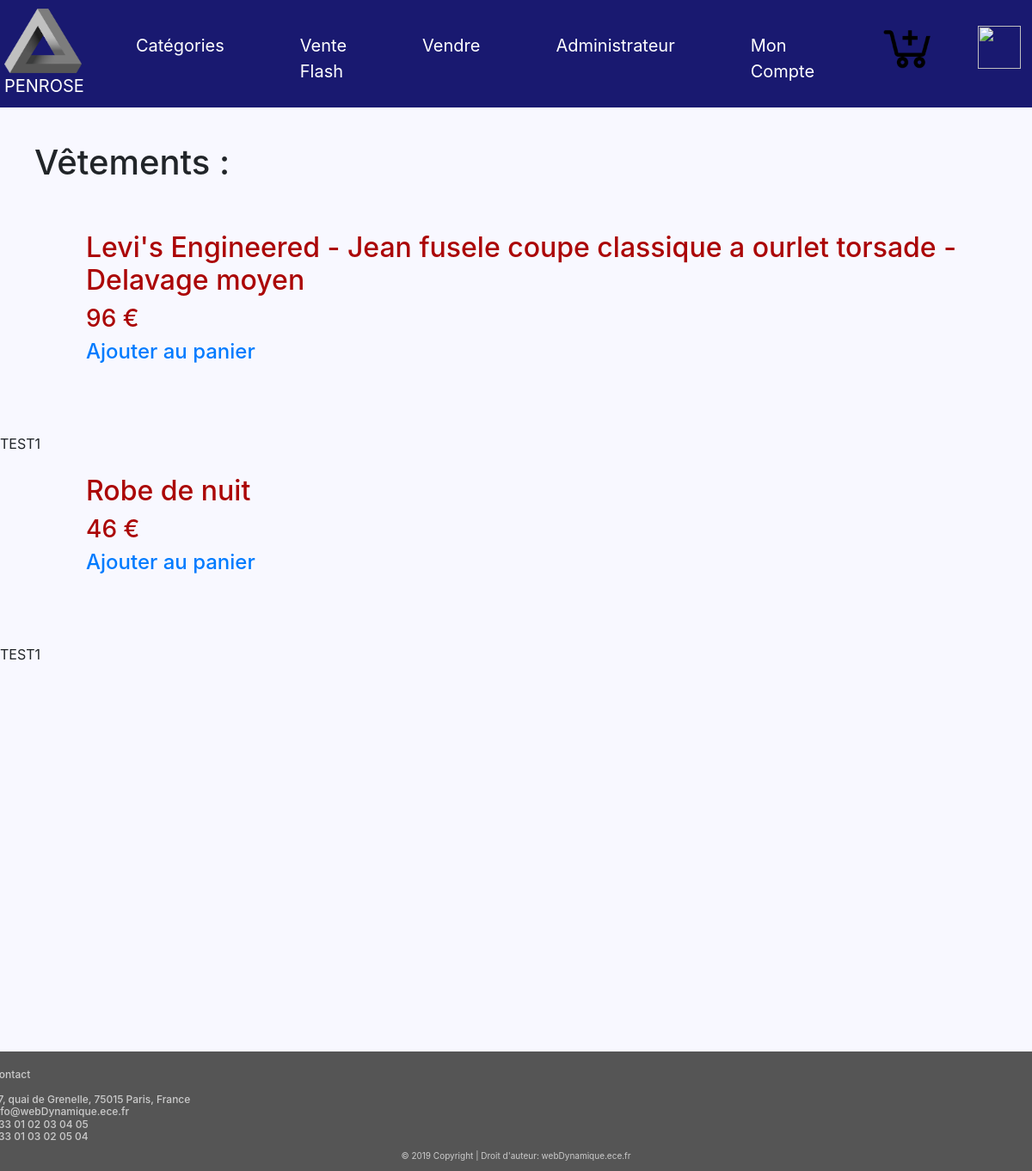
/liste_vetements_fiche.php, run on an earlier commit of the app's database.
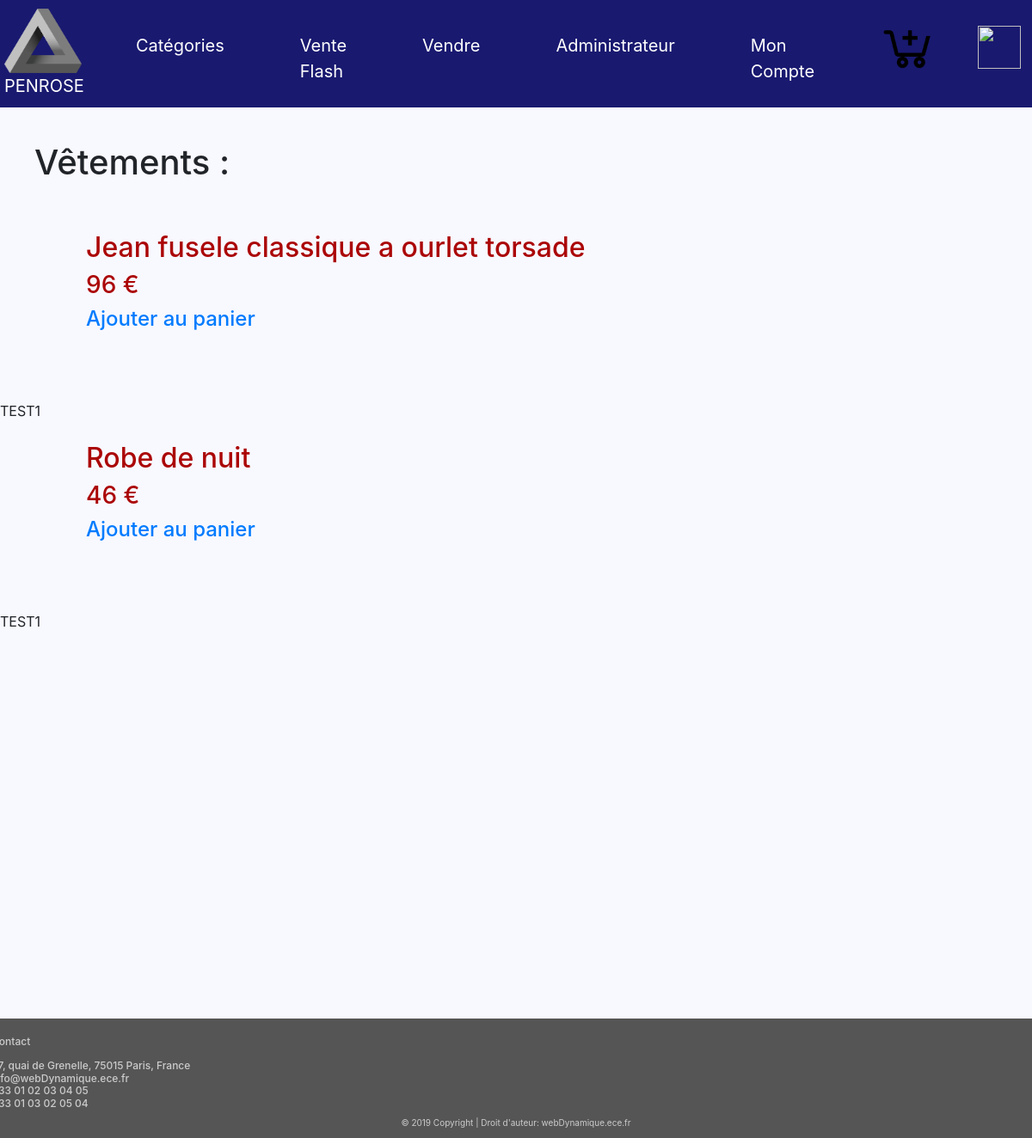
And on a later commit of the database.
### tables this page shows
CREATE TABLE IF NOT EXISTS `items` (
  `ID` int(50) NOT NULL AUTO_INCREMENT,
  `Titre` varchar(255) NOT NULL,
  `Photos` varchar(255) NOT NULL,
  `Description` varchar(1000) NOT NULL,
  `Video` varchar(255) NOT NULL,
  `Categorie` varchar(255) NOT NULL,
  `Prix` varchar(255) NOT NULL,
  PRIMARY KEY (`ID`),
  KEY `ID` (`ID`)
);

### liste_vetements_fiche.php (the view, shortened to what this page needs)
<!DOCTYPE html>
<html>
<head>
<link rel="stylesheet"
href="https://stackpath.bootstrapcdn.com/bootstrap/4.1.3/css/bootstrap.min.css">
<link rel="stylesheet" type="text/css" href="styles.css">
</head>
<body>
<nav class="navbar navbar-expand-md">
<a class="navbar-brand" href="https://sites.google.com/site/tpe44lesillusionsoptiques/info-presse-classeur/le-triangle-de-penrose"><img class="logo" src="logo.png" height='75' width='90'/><br>	PENROSE</a>
<div class="collapse navbar-collapse" id="main-navigation">
<ul class="navbar-nav">
<li class="nav-item"><a class="nav-link"
href="Categorie.php">Catégories</a></li>
<li class="nav-item"><a class="nav-link" href="Venteflash.php">Vente Flash</a></li>
<li class="nav-item"><a class="nav-link"
href="verif_vendeur.php">Vendre</a></li>
<li class="nav-item"><a class="nav-link"
href="verif_admi.php">Administrateur</a></li>
<li class="nav-item"><a class="nav-link"
href="verif_acheteur.php">Mon Compte</a></li>
<a class="navbar-brand" href="Panier.php"><img class="panier" src="panier.png" height='70' width='70'> </a>
<a class="navbar-brand" href="logout.php"><img class="deco" src="Deco.png" height='50' width='50'> </a>
</ul>
</div>
</nav>
<?php
$database = "ece_amazon";
$db_handle = mysqli_connect('localhost', 'root', '');
$db_found = mysqli_select_db($db_handle, $database);
if($db_found)
{
	if(isset($_GET['show']))
	{
		echo "TEST2";
		$product=$_GET['show'];
		echo $product;
		$sql = "SELECT * FROM items WHERE Titre='$product'";
		$result = mysqli_query($db_handle, $sql);
		$data = mysqli_fetch_assoc($result);
		$description=$data["Description"];
		?>
		<br>
		<div  style="margin-left: 750px; color:#AB0606; margin-top: 50px;">
			<img style="margin-left: -700px; margin-bottom: -300px;" src="<?php echo $data["Photos"];?>">
			<h1><?php echo $data["Titre"];?></h1>
			<h2 style="margin-left: 40px;"> <?php echo $data["Prix"];?> €</h2>
			<a href="Panier.php?action=ajout&amp;l=<?php echo $data["Titre"];?>&amp;q=1&amp;p=<?php echo $data["Prix"];?>" onclick="window(this.href, '', 'toolbar=no, location=no, directories=no, status=yes, scrollbars=yes, resizable=yes, copyhistory=no, width=600, height=350'); return false;">Ajouter au panier</a>
			<a href="liste_livre_fiche.php"><h4 style="margin-left: 40px; color:#000000;" >Retour</h4></a>
		</div><br>
		<?php
	}
	else
	{
		?><div style="margin-left: 40px; margin-top: 40px; " ><h1 > Vêtements : </h1></div><?php
		$sql = "SELECT * FROM items WHERE Categorie='Vetements'";
		$result = mysqli_query($db_handle, $sql);
		while($data = mysqli_fetch_assoc($result))
		{
			?>
			<br><br>
			<div style="margin-left:100px;">
				<a href="?show=<?php echo $data["Titre"];?>"><h2 style="color:#AB0606;"><?php echo $data["Titre"];?></h2></a>
				<h3 style="color:#AB0606;"><?php echo $data["Prix"];?> € </h3>
				<a href="Panier.php"><h4>Ajouter au panier</h4></a>
			</div>
			<br/><br/><br/>
			<?php
			echo "TEST1";
		}
	}
}
else {
	echo "Database not found";
}
?>
<footer class="page-footer3">
<div class="container">
<div class="row">
<div class="col-lg-8 col-md-8 col-sm-12">
</div>
<h4 class="contact">Contact<br> <br>
37, quai de Grenelle, 75015 Paris, France <br>
info@webDynamique.ece.fr <br>
+33 01 02 03 04 05 <br>
+33 01 03 02 05 04
</h4>
</div>
</div>
<div class="copyright">&copy; 2019 Copyright | Droit
d'auteur: webDynamique.ece.fr </div>
</footer>
</body>
</html>

### styles.css (style rules this page uses)
body { padding: 0px; margin: 0px; background: #F8F8FF; }
.navbar { background:#191970; padding: 5px; font-size: 20px; }
.logo { margin-right:0px; }
.panier { margin-left:30px; margin-top:-5px; }
.deco { margin-left:30px; margin-top:5px; }
.nav-link, .navbar-brand { color: #fff; cursor: pointer; }
.nav-link { margin-left: 1.8em !important; margin-right: 1.8em; margin-top: 0.5em !important; }
.navbar-collapse { justify-content: flex-end; }
.page-footer3 { background-color: #555; color: #ccc; padding: 20px; padding-bottom: 10px; margin-top: 450px; }
.contact { font-size: 12px; margin-left: -800px; }
.copyright { font-size:10px; text-align: center; }

What changed in the data, as far as the page shows it:
changed items: Titre "Levi's Engineered - Jean fusele coupe classique a ourlet torsade - Delavage moyen" → "Jean fusele classique a ourlet torsade"
